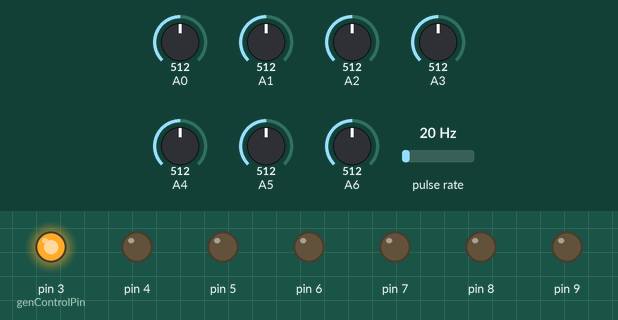
This sketch was run on a simulated Arduino Nano, built with avr-gcc and run on an emulated ATmega328P. Parts: output pins drawn as LEDs (lit = HIGH). Wiring (inferred from the names in the program): pulse sensor: data pin 2. Inputs (shaded band) come from the test bench; at power-on: pulse rate 20 Hz, A0 = 512, A1 = 512, A2 = 512, A3 = 512, A4 = 512, A5 = 512, A6 = 512. Random numbers use the default seed unless the sketch sets one; what the sketch prints to the serial monitor is not drawn.

Above: at 1.2 s.
1.3 s: pulse rate (sensor on pin 2) set to 50 Hz
4.3 s: A0 set to 548
5.8 s: A0 set to 567
8.5 s: A0 set to 616
11.5 s: A0 set to 645
At 12.5 s:
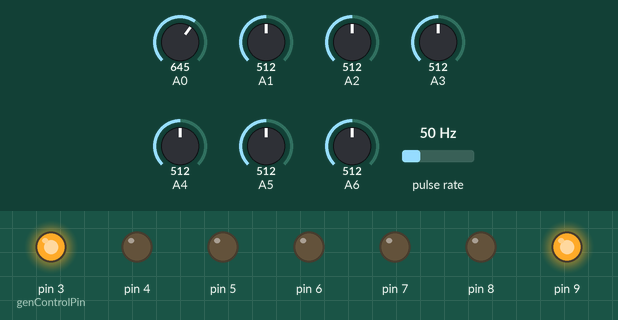
13.0 s: A0 set to 306
At 24.3 s:
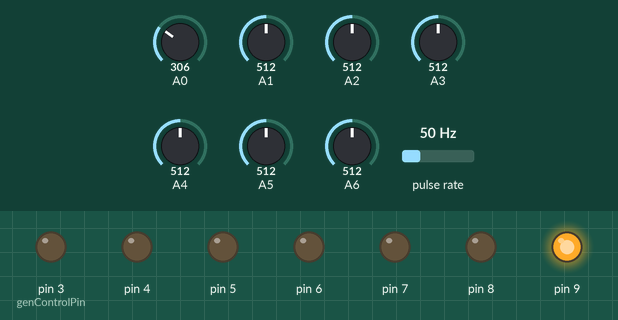
At 29.4 s:
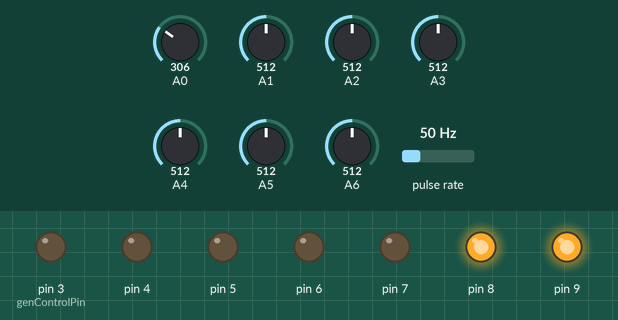
Timing chart, 0 to 30.5 s (numbered marks = the images above; inputs shaded):
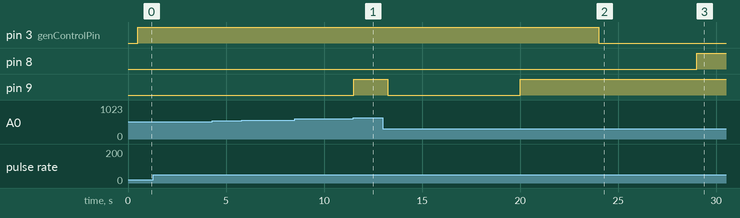

The sketch:

main.ino
```cpp
#include "structures.h"
#include "constants.h"

byte status;

unsigned long msec;
unsigned long sec;

unsigned long lastLineShutdownTimestamp;
unsigned long lastLineActivationTimestamp;
unsigned long lastGenShutdownTimestamp;

ControlLine activateConrolLine (ControlLine &cl) {
    if (cl.timeoutUntil < sec) {
        cl.isActive = true;
        digitalWrite(cl.outputPin, HIGH);
        lastLineActivationTimestamp = sec;
    }

    return cl;
}

ControlLine deactivateControlLine (ControlLine &cl) {
    cl.isActive = false;
    digitalWrite(cl.outputPin, LOW);

    return cl;
}

void deactivateAll () {
    for (byte i = 0; i < controlLinesAmount; i++) {
        deactivateControlLine(controlLines[i]);
    }
    status = 4;
}

ControlLine banControlLine (ControlLine &cl) {
    if (cl.timeoutUntil - sec < 60 * attemptMinutes) {
        cl.attempts++;
    } else {
        cl.attempts = 0;
    }

    cl.timeoutUntil = sec + (cl.attempts < 3 ? cl.smallBreakSecs : cl.bigBreakSecs);

    deactivateControlLine(cl);

    return cl;
}

void frequencyInterrupt () {
    frequency.interruptsCount++;
}

void setup (void) {
    Serial.begin(9600);

    pinMode(genControlPin, OUTPUT);
    digitalWrite(genControlPin, LOW);

    pinMode(frequencyMeasurePin, INPUT);
    attachInterrupt(digitalPinToInterrupt(frequencyMeasurePin), frequencyInterrupt, RISING);

    voltage.boundaries = voltageBoundaries;
    frequency.boundaries = frequencyBoundaries;

    for (byte i = 0; i < controlLinesAmount; i++) {
        pinMode(controlLines[i].inputPin, INPUT);
        pinMode(controlLines[i].outputPin, OUTPUT);
        digitalWrite(controlLines[i].outputPin, LOW);
    }
}


void shutdownLine (bool includePrio) {
    int biggest = -1;
    for (byte i = 0; i < controlLinesAmount; i++) {
        if (!includePrio && controlLines[i].isPrioLine) {
            continue;
        }

        if (!controlLines[i].isActive) {
            continue;
        }

        if (biggest < 0) {
            biggest = i;
            continue;
        }

        if (controlLines[i].current.value > controlLines[biggest].current.value) {
            biggest = i;
        }
    }

    if (!includePrio && biggest == -1) {
        shutdownLine(true);
    } else if (biggest > -1) {
        banControlLine(controlLines[biggest]);
        lastLineShutdownTimestamp = sec;
        status = 5;
    }


}


void shutdownGenInput () {
    digitalWrite(genControlPin, HIGH);
    lastGenShutdownTimestamp = sec;
    status = 2;
}

int measureFrequency (FrequencyMeasure &f) {
    if (f.valueTimestamp < (msec / (1000 / measureSecFraction))) {
        f.valueTimestamp = (msec / (1000 / measureSecFraction));

        f.prevReading = f.reading;
        f.reading = f.interruptsCount;
        f.interruptsCount = 0;

        f.prevValue = f.value;

        if (f.reading == 0 || f.prevReading == 0) {
            f.value = 0;
        } else {
            f.value = (f.reading + f.prevReading) * (measureSecFraction / 2);
        }
    }

    return f.value;
}

int measureAmplitude (AmplitudeMeasure &m, int value) {
    if (m.valueTimestamp < (msec / (1000 / measureSecFraction))) {
        m.valueTimestamp = (msec / (1000 / measureSecFraction));

        if (!m.sinCenter) {
            m.sinCenter = m.maxAverageValue - m.minAverageValue;
        } else {
            m.sinCenter = (m.sinCenter + (m.maxAverageValue - m.minAverageValue)) / 2;
        }

        m.prevValue = m.value;
        m.value = max(m.maxAverageValue, m.sinCenter + m.minAverageValue) / 3;

        m.prevValueMeasuresCount = m.measuresCount;
        m.minAverageValue = 0;
        m.maxAverageValue = 0;
        m.measuresCount = 0;

    }

    if (value < m.minAverageValue) {
        m.minAverageValue = value;
    } else if (value > m.maxAverageValue) {
        m.maxAverageValue = value;
    }
    m.measuresCount++;
    return m.value;
}

void updateVoltage () {
    int value = measureAmplitude(voltage, analogRead(A0));
}

void chooseAction (Measure &m) {
    if (m.value == 0 && m.prevValue == 0)  {
        m.isControlLinesAllowed = true;
        status = 0;
    } else {
        if (m.value <= m.boundaries.bottomAllowedValue && m.prevValue <= m.boundaries.bottomAllowedValue) {
            shutdownGenInput();
            m.isControlLinesAllowed = false;
        } else if (isTopBoundarieAllowed && m.value >= m.boundaries.topAllowedValue && m.prevValue >= m.boundaries.topAllowedValue) {
            deactivateAll();
            m.isControlLinesAllowed = false;
        } else if (m.value <= m.boundaries.linesShutdownValue && m.prevValue <= m.boundaries.linesShutdownValue) {
            deactivateAll();
            m.isControlLinesAllowed = false;
        } else if (m.value <= m.boundaries.lineBanValue && (sec - lastLineShutdownTimestamp > lineShutdownInterval)) {
            shutdownLine(false);
            m.isControlLinesAllowed = false;
        } else {
            m.isControlLinesAllowed = true;
            status = 1;
        }
    }
}

void monitorVoltage () {
    updateVoltage();

    if (voltage.value <= bottomMeasurementVoltage && voltage.prevValue <= bottomMeasurementVoltage)  {
        voltage.value = 0;
    }

    chooseAction(voltage);
}

void populateSingleLineData (ControlLine &cl) {
    int value = analogRead(cl.inputPin);

    measureAmplitude(cl.current, value);
}

void monitorControlLines () {
    for (byte i = 0; i < controlLinesAmount; i++) {
        populateSingleLineData(controlLines[i]);

        if (!controlLines[i].isActive && controlLines[i].timeoutUntil < sec) {
            if (voltage.isControlLinesAllowed && frequency.isControlLinesAllowed && ((sec - lastLineActivationTimestamp) > activationInterval)) {
                activateConrolLine(controlLines[i]);
            }
        }
    }
}

void monitorFrequency () {
    measureFrequency(frequency);

    chooseAction(frequency);
}

void monitorGenInput () {
    if ((sec - lastGenShutdownTimestamp) > genRestoreInterval) {
        digitalWrite(genControlPin, LOW);
    }
}

unsigned long lastPrintTimestamp;
unsigned long prevLastPrintTimestamp;
void printInfo () {
    if (sec - lastPrintTimestamp > 0) {
        prevLastPrintTimestamp = lastPrintTimestamp;
        lastPrintTimestamp = sec;

        Serial.print("| ");
        Serial.print(frequency.value);
        Serial.print("Hz");

        Serial.print(" => ");
        Serial.print(frequency.isControlLinesAllowed ? " GO  " : "NO GO");

        Serial.print(" | ");
        Serial.print(voltage.value);
        Serial.print("v");

        Serial.print(" => ");
        Serial.print(voltage.isControlLinesAllowed ? " GO  " : "NO GO");


        Serial.print(" | ");
        Serial.print(voltage.prevValueMeasuresCount);
        Serial.print(" mes/s");

        if (voltage.prevValueMeasuresCount - 100 < 0) {
            Serial.print(" ");
        }

        Serial.print(" | ");
        Serial.print(" Input: ");
        Serial.print(digitalRead(genControlPin) ? "Off" : "On ");

        Serial.print(" | ");
        Serial.print(" Lines: ");

        for (byte i = 0; i < controlLinesAmount; i++) {

            Serial.print(" ");
            Serial.print(controlLines[i].isActive ? "On " : "Off");
        }

        Serial.print(" | ");
        Serial.print(" Current per line: ");

        for (byte i = 0; i < controlLinesAmount; i++) {

            Serial.print(" ");
            Serial.print(controlLines[i].current.value);
        }

        Serial.print(" aa");

        Serial.print(" | ");
        Serial.print(" Last status: ");
        switch (status) {
            case 0:
                Serial.print("No sensor data, all lines allowed");
                break;
            case 1:
                Serial.print("all lines allowed");
                break;
            case 2:
                Serial.print("Bottom allowed value reached, gen input deactivated");
                break;
            case 3:
                Serial.print("Top allowed value reached, all lines deactivated");
                break;
            case 4:
                Serial.print("Deactivate all lines");
                break;
            case 5:
                Serial.print("Deactivating one line");
                break;
        }

        Serial.println(" ");
    }
}

void loop(void) {
    msec = millis();
    sec = msec / 1000;

    monitorFrequency();
    monitorVoltage();
    monitorGenInput();

    monitorControlLines();

    printInfo();
    delay(random(4));
}
```

constants.h
```cpp
#define frequencyMeasurePin 2
#define genControlPin 3

#define attemptMinutes 10
#define activationInterval 8
#define lineShutdownInterval 0 //time before disabling next cl
#define genRestoreInterval 10
#define measureSecFraction 4

#define bottomMeasurementVoltage 188

#define voltageBoundaries {260, 210, 200, 190}
#define frequencyBoundaries {70, 47, 44, 38}
#define isTopBoundarieAllowed false
#define controlLinesAmount 6

ControlLine controlLines[controlLinesAmount] {
    {true, A1, 9, 5, 5},
    {false, A2, 8, 60, 900},
    {false, A3, 7, 60, 900},
    {false, A4, 6, 60, 900},
    {false, A5, 5, 60, 900},
    {false, A6, 4, 60, 120}
};
```

structures.h
```cpp
struct Boundaries {
    int topAllowedValue;
    byte lineBanValue;
    byte linesShutdownValue;
    byte bottomAllowedValue;
} noBoundaries;

struct Measure {
    int value;
    int prevValue;

    unsigned long valueTimestamp;

    bool isControlLinesAllowed;
    Boundaries boundaries = noBoundaries;
};

struct AmplitudeMeasure : Measure {
    int minAverageValue;
    int maxAverageValue;
    int sinCenter;
    int measuresCount;
    int prevValueMeasuresCount;
} voltage;

struct FrequencyMeasure : Measure {
    int reading;
    int prevReading;

    int interruptsCount;
} frequency;


struct ControlLine {
    bool isPrioLine;
    byte inputPin;
    byte outputPin;
    int smallBreakSecs;
    int bigBreakSecs;
    AmplitudeMeasure current;
    bool isActive;
    unsigned long timeoutUntil;
    byte attempts;
};
```

Measured:
- the behaviour switches between 632 and 633 on A0 (found by bisection; images 0 and 1)
- after the input at 1.3 s, every drawn part: stays the same
- after the input at 4.3 s, every drawn part: stays the same
- after the input at 5.8 s, every drawn part: stays the same
- after the input at 8.5 s, every drawn part: stays the same
- after the input at 11.5 s, pin 9: LOW → HIGH at once
- after the input at 13.0 s, pin 9: HIGH → LOW after 0.25 s, → HIGH 6.8 s later
